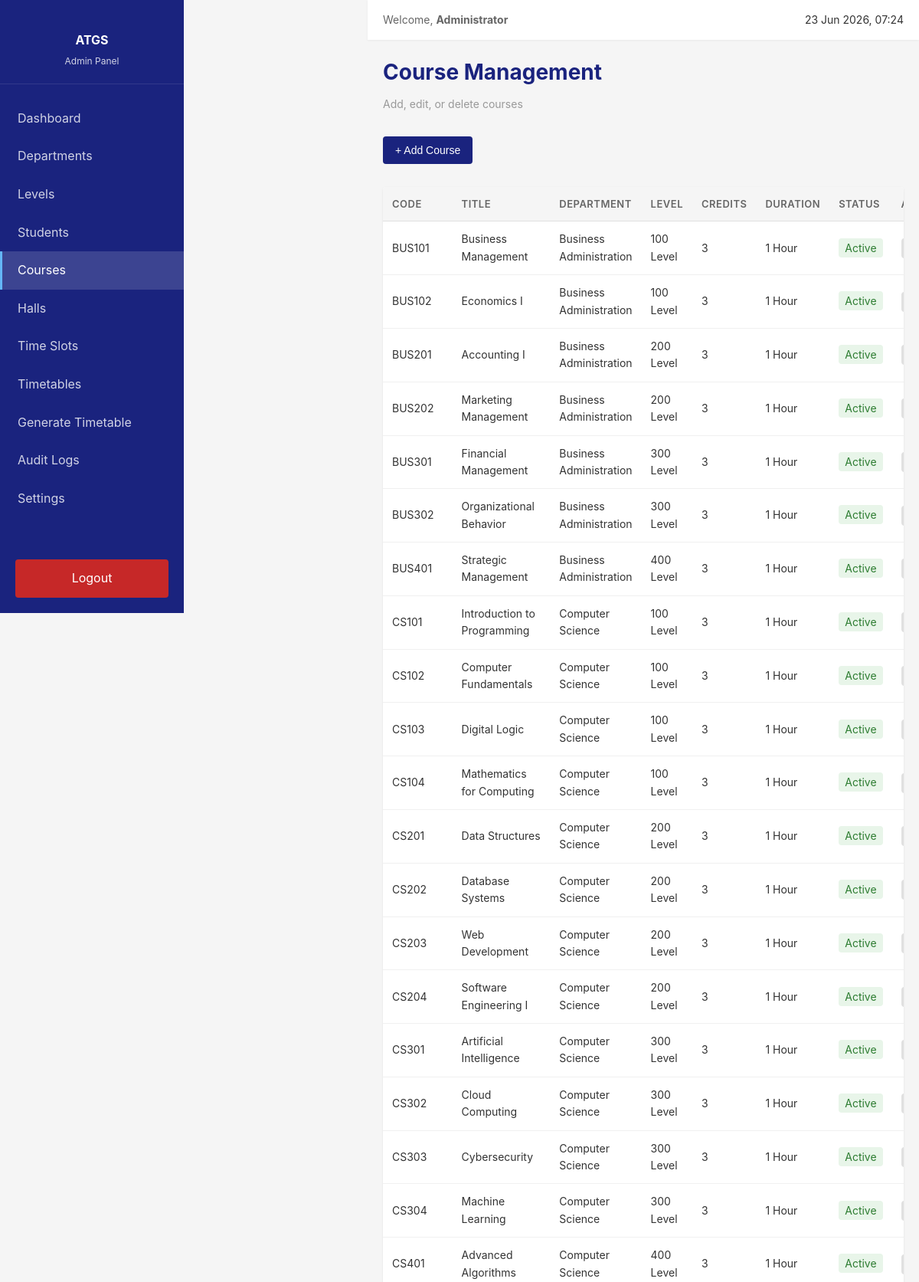
The page /admin/courses.php (signed in, upper part) on the database its author committed.
### tables this page shows
CREATE TABLE `courses` (
  `id` int NOT NULL AUTO_INCREMENT PRIMARY KEY,
  `course_code` varchar(20) NOT NULL,
  `course_title` varchar(100) NOT NULL,
  `department_id` int NOT NULL,
  `level_id` int NOT NULL,
  `credit_units` int DEFAULT 3,
  `duration` varchar(20) DEFAULT '1 Hour',
  `status` enum('active','inactive') DEFAULT 'active',
  `created_at` timestamp DEFAULT CURRENT_TIMESTAMP,
  KEY `department_id` (`department_id`),
  KEY `level_id` (`level_id`),
  CONSTRAINT `courses_ibfk_1` FOREIGN KEY (`department_id`) REFERENCES `departments` (`id`) ON DELETE CASCADE,
  CONSTRAINT `courses_ibfk_2` FOREIGN KEY (`level_id`) REFERENCES `levels` (`id`) ON DELETE CASCADE
);

CREATE TABLE `departments` (
  `id` int NOT NULL AUTO_INCREMENT PRIMARY KEY,
  `department_name` varchar(100) NOT NULL,
  `description` text,
  `status` enum('active','inactive') DEFAULT 'active',
  `created_at` timestamp DEFAULT CURRENT_TIMESTAMP
);

CREATE TABLE `levels` (
  `id` int NOT NULL AUTO_INCREMENT PRIMARY KEY,
  `level_code` varchar(20) NOT NULL,
  `level_name` varchar(50) NOT NULL,
  `status` enum('active','inactive') DEFAULT 'active',
  `created_at` timestamp DEFAULT CURRENT_TIMESTAMP
);

### config/session.php (called while the page is built, shortened)
<?php
function getUserName() {
    return $_SESSION['user'] ?? 'Unknown';
}
?>

### admin/courses.php (the view, shortened to what this page needs)
<?php
include '../config/session.php';
include '../config/db.php';
$courses = [];
$stmt = $conn->prepare("
    SELECT c.id, c.course_code, c.course_title, c.credit_units, c.duration, c.status, c.created_at,
           d.department_name, l.level_name
    FROM courses c
    JOIN departments d ON c.department_id = d.id
    JOIN levels l ON c.level_id = l.id
    WHERE d.status = 'active' AND l.status = 'active'
    ORDER BY c.course_code ASC
");
if ($stmt) {
    $stmt->execute();
    $courses = $stmt->get_result()->fetch_all(MYSQLI_ASSOC);
}
?>
<!DOCTYPE html>
<html lang="en">
<head>
    <link rel="stylesheet" href="../assets/css/style.css">
</head>
<body>
    <div class="main-wrapper">
        <div class="sidebar">
            <div class="sidebar-header">
                <h3>ATGS</h3>
                <p>Admin Panel</p>
            </div>
            <ul class="sidebar-nav">
                <li><a href="dashboard.php">Dashboard</a></li>
                <li><a href="departments.php">Departments</a></li>
                <li><a href="levels.php">Levels</a></li>
                <li><a href="students.php">Students</a></li>
                <li><a href="courses.php" class="active">Courses</a></li>
                <li><a href="halls.php">Halls</a></li>
                <li><a href="timeslots.php">Time Slots</a></li>
                <li><a href="timetable.php">Timetables</a></li>
                <li><a href="generate.php">Generate Timetable</a></li>
                <li><a href="audit_logs.php">Audit Logs</a></li>
                <li><a href="settings.php">Settings</a></li>
            </ul>
            <div class="sidebar-logout">
                <a href="../config/logout.php">Logout</a>
            </div>
        </div>
        <div style="margin-left: 240px;">
            <div class="topbar">
                <div class="topbar-info">
                    <span>Welcome, <strong><?php echo htmlspecialchars(getUserName()); ?></strong></span>
                </div>
                <div class="topbar-user">
                    <span><?php echo date('d M Y, H:i'); ?></span>
                </div>
            </div>
            <div class="content">
                <div class="page-header">
                    <h1>Course Management</h1>
                    <p>Add, edit, or delete courses</p>
                </div>
                <div style="margin-bottom: 30px;">
                    <button onclick="toggleForm()" class="btn btn-primary">+ Add Course</button>
                </div>
                <div class="table-container">
                    <table>
                        <thead>
                            <tr>
                                <th>Code</th>
                                <th>Title</th>
                                <th>Department</th>
                                <th>Level</th>
                                <th>Credits</th>
                                <th>Duration</th>
                                <th>Status</th>
                                <th>Actions</th>
                            </tr>
                        </thead>
                        <tbody>
                            <?php if (count($courses) > 0): ?>
                                <?php foreach ($courses as $course): ?>
                                    <tr>
                                        <td><?php echo htmlspecialchars($course['course_code']); ?></td>
                                        <td><?php echo htmlspecialchars($course['course_title']); ?></td>
                                        <td><?php echo htmlspecialchars($course['department_name']); ?></td>
                                        <td><?php echo htmlspecialchars($course['level_name']); ?></td>
                                        <td><?php echo $course['credit_units']; ?></td>
                                        <td><?php echo htmlspecialchars($course['duration']); ?></td>
                                        <td><span style="padding: 4px 8px; border-radius: 4px; background: #e8f5e9; color: #2e7d32;"><?php echo ucfirst($course['status']); ?></span></td>
                                        <td>
                                            <div class="table-actions">
                                                <button onclick="editCourse(<?php echo $course['id']; ?>, '<?php echo htmlspecialchars($course['course_code'], ENT_QUOTES); ?>', '<?php echo htmlspecialchars($course['course_title'], ENT_QUOTES); ?>', <?php echo $course['credit_units']; ?>, '<?php echo htmlspecialchars($course['duration'], ENT_QUOTES); ?>')" class="btn btn-sm btn-secondary">Edit</button>
                                            </div>
                                        </td>
                                    </tr>
                                <?php endforeach; ?>
                            <?php else: ?>
                                <tr>
                                    <td colspan="8" style="text-align: center; color: #999;">No courses found.</td>
                                </tr>
                            <?php endif; ?>
                        </tbody>
                    </table>
                </div>
            </div>
        </div>
    </div>
</body>
</html>

### assets/css/style.css (style rules this page uses)
* { margin: 0; padding: 0; box-sizing: border-box; }
html { scroll-behavior: smooth; }
body { font-family: -apple-system, BlinkMacSystemFont, 'Segoe UI', Roboto, Oxygen, Ubuntu, Cantarell, sans-serif; background: #f5f5f5; color: #333; line-height: 1.6; }
.sidebar { position: fixed; left: 0; top: 0; width: 240px; height: 100vh; background: #1a237e; padding: 20px 0; color: white; overflow-y: auto; z-index: 100; }
.sidebar-header { padding: 20px; text-align: center; border-bottom: 1px solid rgba(255,255,255,0.1); margin-bottom: 20px; }
.sidebar-header h3 { font-size: 16px; margin-bottom: 4px; }
.sidebar-header p { font-size: 12px; opacity: 0.8; }
.sidebar-nav { list-style: none; }
.sidebar-nav li { margin: 0; }
.sidebar-nav a { display: block; padding: 12px 20px; color: rgba(255,255,255,0.8); text-decoration: none; transition: all 0.2s; border-left: 3px solid transparent; }
.sidebar-nav a.active { background: rgba(255,255,255,0.15); color: white; border-left-color: #64b5f6; }
.sidebar-logout { position: absolute; bottom: 20px; width: calc(100% - 40px); margin: 0 20px; }
.sidebar-logout a { display: block; padding: 12px; text-align: center; background: #c62828; color: white; text-decoration: none; border-radius: 4px; transition: background 0.2s; }
.main-wrapper { margin-left: 240px; min-height: 100vh; }
.topbar { background: white; padding: 15px 20px; box-shadow: 0 1px 3px rgba(0,0,0,0.05); display: flex; justify-content: space-between; align-items: center; }
.topbar-info { font-size: 14px; color: #666; }
.topbar-user { display: flex; align-items: center; gap: 10px; font-size: 14px; }
.content { padding: 20px; }
.page-header { margin-bottom: 30px; }
.page-header h1 { font-size: 28px; color: #1a237e; margin-bottom: 8px; }
.page-header p { color: #999; font-size: 14px; }
.btn { display: inline-block; padding: 10px 16px; border: none; border-radius: 4px; font-size: 14px; font-weight: 500; cursor: pointer; transition: all 0.2s; text-decoration: none; }
.btn-primary { background: #1a237e; color: white; }
.btn-secondary { background: #e0e0e0; color: #333; }
.btn-sm { padding: 6px 12px; font-size: 12px; }
.table-container { background: white; border-radius: 4px; box-shadow: 0 1px 3px rgba(0,0,0,0.08); overflow: hidden; }
table { width: 100%; border-collapse: collapse; }
thead { background: #f5f5f5; }
th { padding: 12px; text-align: left; font-size: 13px; font-weight: 600; color: #666; text-transform: uppercase; letter-spacing: 0.5px; border-bottom: 1px solid #e0e0e0; }
td { padding: 12px; border-bottom: 1px solid #f0f0f0; font-size: 14px; }
tbody tr { transition: background 0.2s; }
.table-actions { display: flex; gap: 8px; }

### rows shown on the page
courses: course_code "BUS101", course_title "Business Management", department.department_name "Business Administration", level.level_name "100 Level", credit_units "3", duration "1 Hour", status "Active"
courses: course_code "BUS102", course_title "Economics I", department.department_name "Business Administration", level.level_name "100 Level", credit_units "3", duration "1 Hour", status "Active"
courses: course_code "BUS201", course_title "Accounting I", department.department_name "Business Administration", level.level_name "200 Level", credit_units "3", duration "1 Hour", status "Active"
courses: course_code "BUS202", course_title "Marketing Management", department.department_name "Business Administration", level.level_name "200 Level", credit_units "3", duration "1 Hour", status "Active"
courses: course_code "BUS301", course_title "Financial Management", department.department_name "Business Administration", level.level_name "300 Level", credit_units "3", duration "1 Hour", status "Active"
courses: course_code "BUS302", course_title "Organizational Behavior", department.department_name "Business Administration", level.level_name "300 Level", credit_units "3", duration "1 Hour", status "Active"
courses: course_code "BUS401", course_title "Strategic Management", department.department_name "Business Administration", level.level_name "400 Level", credit_units "3", duration "1 Hour", status "Active"
courses: course_code "CS101", course_title "Introduction to Programming", department.department_name "Computer Science", level.level_name "100 Level", credit_units "3", duration "1 Hour", status "Active"
courses: course_code "CS102", course_title "Computer Fundamentals", department.department_name "Computer Science", level.level_name "100 Level", credit_units "3", duration "1 Hour", status "Active"
courses: course_code "CS103", course_title "Digital Logic", department.department_name "Computer Science", level.level_name "100 Level", credit_units "3", duration "1 Hour", status "Active"
courses: course_code "CS104", course_title "Mathematics for Computing", department.department_name "Computer Science", level.level_name "100 Level", credit_units "3", duration "1 Hour", status "Active"
courses: course_code "CS201", course_title "Data Structures", department.department_name "Computer Science", level.level_name "200 Level", credit_units "3", duration "1 Hour", status "Active"
courses: course_code "CS202", course_title "Database Systems", department.department_name "Computer Science", level.level_name "200 Level", credit_units "3", duration "1 Hour", status "Active"
courses: course_code "CS203", course_title "Web Development", department.department_name "Computer Science", level.level_name "200 Level", credit_units "3", duration "1 Hour", status "Active"
courses: course_code "CS204", course_title "Software Engineering I", department.department_name "Computer Science", level.level_name "200 Level", credit_units "3", duration "1 Hour", status "Active"
courses: course_code "CS301", course_title "Artificial Intelligence", department.department_name "Computer Science", level.level_name "300 Level", credit_units "3", duration "1 Hour", status "Active"
courses: course_code "CS302", course_title "Cloud Computing", department.department_name "Computer Science", level.level_name "300 Level", credit_units "3", duration "1 Hour", status "Active"
courses: course_code "CS303", course_title "Cybersecurity", department.department_name "Computer Science", level.level_name "300 Level", credit_units "3", duration "1 Hour", status "Active"
courses: course_code "CS304", course_title "Machine Learning", department.department_name "Computer Science", level.level_name "300 Level", credit_units "3", duration "1 Hour", status "Active"
courses: course_code "CS401", course_title "Advanced Algorithms", department.department_name "Computer Science", level.level_name "400 Level", credit_units "3", duration "1 Hour", status "Active"

### other values the page prints
getUserName() "Administrator"
